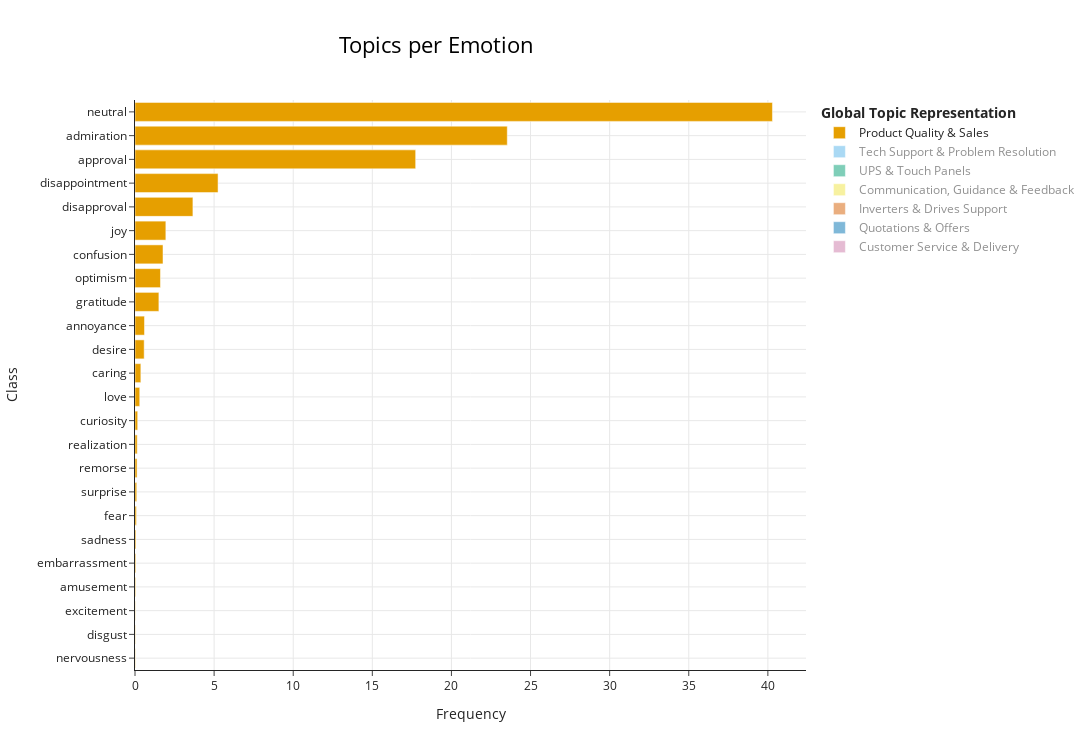

Here is the notebook cell this chart was saved with:
### Code cell
### Graph barchart topics by emotion

# visualize the topic representation of major topics per Emotions (28 different emotions):
fig = create_chart_per_class(df_full_commented, topic_model_merged, "single_emotion_label", 
                             custom_labels=True, 
                             percentage_by="Topic",
                            #  stacked=True,
                             title="Topics per Emotion", 
                             sortedBy="Frequency", 
                             width=1150, height=750)
# Save the figure as an HTML file
# save_graph_html(fig, "../data/graphs/Sentiment_Analysis/by_emotion/repartition_per_topic/global", "new_model_merged_per_emotion_pct")
fig

### Figure 1 — Plotly figure (JSON) as saved in the notebook; plotly's stock layout.template omitted (floating-point values rounded to 4 significant figures)
{"data": [{"hoverinfo": "text", "hovertext": ["<b>Topic Product Quality & Sales</b><br>Words: delivery time, products, market, deliveries, stock<br>Count: 2<br>Percentage: 0.02%", "<b>Topic Product Quality & Sales</b><br>Words: prices, discounts, awful, sales, price<br>Count: 3<br>Percentage: 0.02%", "<b>Topic Product Quality & Sales</b><br>Words: delivery time, delays, reporting, service, sales<br>Count: 3<br>Percentage: 0.02%", "<b>Topic Product Quality & Sales</b><br>Words: deliveries, delivery time, delivery, orders, deliver<br>Count: 5<br>Percentage: 0.04%", "<b>Topic Product Quality & Sales</b><br>Words: deliveries, quality, delivery time, delivery, issues<br>Count: 7<br>Percentage: 0.05%", "<b>Topic Product Quality & Sales</b><br>Words: resellers, products, product, vw3a3408, customers<br>Count: 8<br>Percentage: 0.06%", "<b>Topic Product Quality & Sales</b><br>Words: delivery, quality, manufacturer, customer, bpx<br>Count: 12<br>Percentage: 0.09%", "<b>Topic Product Quality & Sales</b><br>Words: manufacturers, frequency converters, contact person, electric, accessories<br>Count: 15<br>Percentage: 0.11%", "<b>Topic Product Quality & Sales</b><br>Words: plc, industrial, delivery, customers, problems<br>Count: 17<br>Percentage: 0.13%", "<b>Topic Product Quality & Sales</b><br>Words: delivery date, orders, invoice, delivery, ordering<br>Count: 18<br>Percentage: 0.14%", "<b>Topic Product Quality & Sales</b><br>Words: electricdirect, manufacturer, electric, prices, competitors<br>Count: 22<br>Percentage: 0.17%", "<b>Topic Product Quality & Sales</b><br>Words: plcs, plc, electrical, product line, electric<br>Count: 39<br>Percentage: 0.3%", "<b>Topic Product Quality & Sales</b><br>Words: quality, sales, customer service, products, customers<br>Count: 48<br>Percentage: 0.37%", "<b>Topic Product Quality & Sales</b><br>Words: technical support, electrical, electric, promotional, prices<br>Count: 76<br>Percentage: 0.58%", "<b>Topic Product Quality & Sales</b><br>Words: delays, customer service, orders, deliveries, customers<br>Count: 78<br>Percentage: 0.6%", "<b>Topic Product Quality & Sales</b><br>Words: deliveries, technical support, plc, sales, customer service<br>Count: 198<br>Percentage: 1.51%", "<b>Topic Product Quality & Sales</b><br>Words: logistics, deliveries, plc, delivery time, distributor<br>Count: 211<br>Percentage: 1.61%", "<b>Topic Product Quality & Sales</b><br>Words: distributor, customers, sales, delivery time, delivery<br>Count: 232<br>Percentage: 1.77%", "<b>Topic Product Quality & Sales</b><br>Words: customer service, customer, electric, products, sales representative<br>Count: 255<br>Percentage: 1.95%", "<b>Topic Product Quality & Sales</b><br>Words: customers, sales, customer, deliveries, electric<br>Count: 480<br>Percentage: 3.66%", "<b>Topic Product Quality & Sales</b><br>Words: deliveries, customers, service, sales, customer<br>Count: 688<br>Percentage: 5.25%", "<b>Topic Product Quality & Sales</b><br>Words: deliveries, delivery time, delivery, sales, customers<br>Count: 2325<br>Percentage: 17.74%", "<b>Topic Product Quality & Sales</b><br>Words: technical support, customer service, reliable, contactors, products<br>Count: 3084<br>Percentage: 23.53%", "<b>Topic Product Quality & Sales</b><br>Words: delivery time, delivery date, deliveries, sales, orders<br>Count: 5281<br>Percentage: 40.29%"], "marker": {"color": "#E69F00"}, "name": "Product Quality & Sales", "orientation": "h", "type": "bar", "visible": true, "x": [0.02, 0.02, 0.02, 0.04, 0.05, 0.06, 0.09, 0.11, 0.13, 0.14, 0.17, 0.3, 0.37, 0.58, 0.6, 1.51, 1.61, 1.77, 1.95, 3.66, 5.25, 17.74, 23.53, 40.29], "y": ["nervousness", "disgust", "excitement", "amusement", "embarrassment", "sadness", "fear", "surprise", "remorse", "realization", "curiosity", "love", "caring", "desire", "annoyance", "gratitude", "optimism", "confusion", "joy", "disapproval", "disappointment", "approval", "admiration", "neutral"]}, {"hoverinfo": "text", "hovertext": ["<b>Topic Tech Support & Problem Resolution</b><br>Words: questions, stupid, stop, question, inquiry<br>Count: 1<br>Percentage: 0.03%", "<b>Topic Tech Support & Problem Resolution</b><br>Words: accessibility, support, technical support, comments, concrete<br>Count: 1<br>Percentage: 0.03%", "<b>Topic Tech Support & Problem Resolution</b><br>Words: promptly, complete, realization, politely, immediate<br>Count: 1<br>Percentage: 0.03%", "<b>Topic Tech Support & Problem Resolution</b><br>Words: response time, timer, response, respond, responded<br>Count: 1<br>Percentage: 0.03%", "<b>Topic Tech Support & Problem Resolution</b><br>Words: technical support, technical, support, tech, reactive<br>Count: 1<br>Percentage: 0.03%", "<b>Topic Tech Support & Problem Resolution</b><br>Words: technical support, responsiveness, technical, tech, support<br>Count: 2<br>Percentage: 0.06%", "<b>Topic Tech Support & Problem Resolution</b><br>Words: support, technical support, satisfied, assistance, helped<br>Count: 2<br>Percentage: 0.06%", "<b>Topic Tech Support & Problem Resolution</b><br>Words: technical support, enthusiastic, support, technical, expertise<br>Count: 3<br>Percentage: 0.09%", "<b>Topic Tech Support & Problem Resolution</b><br>Words: competent, thorough, accurately, unexpected, surprised<br>Count: 4<br>Percentage: 0.12%", "<b>Topic Tech Support & Problem Resolution</b><br>Words: miserable, support, pity, assistance, assisted<br>Count: 4<br>Percentage: 0.12%", "<b>Topic Tech Support & Problem Resolution</b><br>Words: technical support, support, hoped, assistance, desired<br>Count: 5<br>Percentage: 0.15%", "<b>Topic Tech Support & Problem Resolution</b><br>Words: technical support, polite, technical, technicians, technician<br>Count: 8<br>Percentage: 0.25%", "<b>Topic Tech Support & Problem Resolution</b><br>Words: technical support, technical, technicians, technician, software<br>Count: 8<br>Percentage: 0.25%", "<b>Topic Tech Support & Problem Resolution</b><br>Words: technical support, technical, issues, technicians, problems<br>Count: 20<br>Percentage: 0.62%", "<b>Topic Tech Support & Problem Resolution</b><br>Words: technical support, response time, technicians, technical, problems<br>Count: 27<br>Percentage: 0.83%", "<b>Topic Tech Support & Problem Resolution</b><br>Words: response, technical support, complaint, responded, quick response<br>Count: 37<br>Percentage: 1.14%", "<b>Topic Tech Support & Problem Resolution</b><br>Words: assistance, helped, helps, helpful, helpfull<br>Count: 41<br>Percentage: 1.27%", "<b>Topic Tech Support & Problem Resolution</b><br>Words: technical support, support, technical, technicians, technician<br>Count: 52<br>Percentage: 1.61%", "<b>Topic Tech Support & Problem Resolution</b><br>Words: technical support, technical, support, technicians, technician<br>Count: 122<br>Percentage: 3.77%", "<b>Topic Tech Support & Problem Resolution</b><br>Words: technician, technicians, technical support, tech, technical<br>Count: 682<br>Percentage: 21.06%", "<b>Topic Tech Support & Problem Resolution</b><br>Words: quick response, answered, answers, response, precise<br>Count: 739<br>Percentage: 22.82%", "<b>Topic Tech Support & Problem Resolution</b><br>Words: technical support, technician, technical, technicians, tech<br>Count: 1477<br>Percentage: 45.61%"], "marker": {"color": "#56B4E9"}, "name": "Tech Support & Problem Resolution", "orientation": "h", "type": "bar", "visible": "legendonly", "x": [0.03, 0.03, 0.03, 0.03, 0.03, 0.06, 0.06, 0.09, 0.12, 0.12, 0.15, 0.25, 0.25, 0.62, 0.83, 1.14, 1.27, 1.61, 3.77, 21.06, 22.82, 45.61], "y": ["anger", "love", "realization", "curiosity", "nervousness", "fear", "remorse", "excitement", "surprise", "sadness", "desire", "annoyance", "optimism", "confusion", "disapproval", "joy", "caring", "disappointment", "gratitude", "admiration", "approval", "neutral"]}, {"hoverinfo": "text", "hovertext": ["<b>Topic UPS & Touch Panels</b><br>Words: screen, outdated, indecent, replacement, touch panel<br>Count: 1<br>Percentage: 0.05%", "<b>Topic UPS & Touch Panels</b><br>Words: batteries, battery, ups, replaced, removed<br>Count: 1<br>Percentage: 0.05%", "<b>Topic UPS & Touch Panels</b><br>Words: call back, call, returned, quickly, upss<br>Count: 2<br>Percentage: 0.11%", "<b>Topic UPS & Touch Panels</b><br>Words: telephone, phone, hearing, cable, call<br>Count: 2<br>Percentage: 0.11%", "<b>Topic UPS & Touch Panels</b><br>Words: apc, ups, upss, mitsubishi, technical support<br>Count: 2<br>Percentage: 0.11%", "<b>Topic UPS & Touch Panels</b><br>Words: workaround, defective, issue, bug, call back<br>Count: 6<br>Percentage: 0.32%", "<b>Topic UPS & Touch Panels</b><br>Words: touch panel, manual, panel, screen, interface<br>Count: 7<br>Percentage: 0.38%", "<b>Topic UPS & Touch Panels</b><br>Words: touch panel, touch, pfxgp4401tad, digital, panel<br>Count: 7<br>Percentage: 0.38%", "<b>Topic UPS & Touch Panels</b><br>Words: technical support, repairs, contact, touch panel, resolved<br>Count: 10<br>Percentage: 0.54%", "<b>Topic UPS & Touch Panels</b><br>Words: issue, resolved, error, problem, connecting<br>Count: 10<br>Percentage: 0.54%", "<b>Topic UPS & Touch Panels</b><br>Words: touch panel, call back, call, troubleshooting, troubleshoot<br>Count: 15<br>Percentage: 0.8%", "<b>Topic UPS & Touch Panels</b><br>Words: touch panel, panel, complaint, firmware, ups<br>Count: 19<br>Percentage: 1.02%", "<b>Topic UPS & Touch Panels</b><br>Words: touch panel, touch, panel, device, screen<br>Count: 22<br>Percentage: 1.18%", "<b>Topic UPS & Touch Panels</b><br>Words: gp4301, gp430, gp4000, dell, touch panel<br>Count: 26<br>Percentage: 1.39%", "<b>Topic UPS & Touch Panels</b><br>Words: touch panel, ups, panel, repair, touch<br>Count: 43<br>Percentage: 2.3%", "<b>Topic UPS & Touch Panels</b><br>Words: battery, bb3, software, gp470, batteries<br>Count: 52<br>Percentage: 2.79%", "<b>Topic UPS & Touch Panels</b><br>Words: ups, upss, troubleshooting, support, issue<br>Count: 115<br>Percentage: 6.16%", "<b>Topic UPS & Touch Panels</b><br>Words: ups, upss, technical support, warranty, customer<br>Count: 134<br>Percentage: 7.18%", "<b>Topic UPS & Touch Panels</b><br>Words: troubleshooting, repair, support, issue, ups<br>Count: 152<br>Percentage: 8.15%", "<b>Topic UPS & Touch Panels</b><br>Words: touch panel, panel, ups, touch, upss<br>Count: 335<br>Percentage: 17.95%", "<b>Topic UPS & Touch Panels</b><br>Words: touch panel, ups, panel, replacement, maintenance<br>Count: 905<br>Percentage: 48.5%"], "marker": {"color": "#009E73"}, "name": "UPS & Touch Panels", "orientation": "h", "type": "bar", "visible": "legendonly", "x": [0.05, 0.05, 0.11, 0.11, 0.11, 0.32, 0.38, 0.38, 0.54, 0.54, 0.8, 1.02, 1.18, 1.39, 2.3, 2.79, 6.16, 7.18, 8.15, 17.95, 48.5], "y": ["disgust", "excitement", "surprise", "sadness", "love", "remorse", "curiosity", "nervousness", "caring", "realization", "annoyance", "joy", "desire", "optimism", "confusion", "disapproval", "disappointment", "admiration", "gratitude", "approval", "neutral"]}, {"hoverinfo": "text", "hovertext": ["<b>Topic Communication, Guidance & Feedback</b><br>Words: carpentry, efficient, efficiency, fast, quickness<br>Count: 1<br>Percentage: 0.14%", "<b>Topic Communication, Guidance & Feedback</b><br>Words: health, team, business, professionalism, kindness<br>Count: 1<br>Percentage: 0.14%", "<b>Topic Communication, Guidance & Feedback</b><br>Words: feedback, lack, responses, responsiveness, promptness<br>Count: 1<br>Percentage: 0.14%", "<b>Topic Communication, Guidance & Feedback</b><br>Words: processing, feedback, speed, efficiency, efficient<br>Count: 1<br>Percentage: 0.14%", "<b>Topic Communication, Guidance & Feedback</b><br>Words: user friendly, uncomplicated, confusing, friendly, comments<br>Count: 1<br>Percentage: 0.14%", "<b>Topic Communication, Guidance & Feedback</b><br>Words: message, flexible, want, prompt, display<br>Count: 2<br>Percentage: 0.27%", "<b>Topic Communication, Guidance & Feedback</b><br>Words: feedback, attention, responses, application, promptness<br>Count: 2<br>Percentage: 0.27%", "<b>Topic Communication, Guidance & Feedback</b><br>Words: responsiveness, feedback, responsive, slowness, quality<br>Count: 7<br>Percentage: 0.96%", "<b>Topic Communication, Guidance & Feedback</b><br>Words: advice, tips, guidance, helpful, expert<br>Count: 8<br>Percentage: 1.09%", "<b>Topic Communication, Guidance & Feedback</b><br>Words: responsiveness, feedback, responding, perseverance, response<br>Count: 16<br>Percentage: 2.19%", "<b>Topic Communication, Guidance & Feedback</b><br>Words: advice, advise, guidance, competent, practice<br>Count: 65<br>Percentage: 8.88%", "<b>Topic Communication, Guidance & Feedback</b><br>Words: responsiveness, responsively, responsive, attention, effective<br>Count: 124<br>Percentage: 16.94%", "<b>Topic Communication, Guidance & Feedback</b><br>Words: quick response, response, quick, quickness, quickly<br>Count: 503<br>Percentage: 68.72%"], "marker": {"color": "#F0E442"}, "name": "Communication, Guidance & Feedback", "orientation": "h", "type": "bar", "visible": "legendonly", "x": [0.14, 0.14, 0.14, 0.14, 0.14, 0.27, 0.27, 0.96, 1.09, 2.19, 8.88, 16.94, 68.72], "y": ["optimism", "love", "annoyance", "disapproval", "confusion", "desire", "joy", "disappointment", "caring", "gratitude", "approval", "admiration", "neutral"]}, {"hoverinfo": "text", "hovertext": ["<b>Topic Inverters & Drives Support</b><br>Words: distributor, drives, speed drives, products, sales<br>Count: 1<br>Percentage: 0.18%", "<b>Topic Inverters & Drives Support</b><br>Words: inverters, inverter, atv71, pushback, atv630<br>Count: 1<br>Percentage: 0.18%", "<b>Topic Inverters & Drives Support</b><br>Words: atv320, vw3a1101, atv630, atv, catalog<br>Count: 1<br>Percentage: 0.18%", "<b>Topic Inverters & Drives Support</b><br>Words: atv320, inverters, inverter, atv, mitsubishi<br>Count: 2<br>Percentage: 0.36%", "<b>Topic Inverters & Drives Support</b><br>Words: customer service, drives, problems, customer, atv320<br>Count: 2<br>Percentage: 0.36%", "<b>Topic Inverters & Drives Support</b><br>Words: inverter, inverters, frequency inverters, invertor, electrical<br>Count: 3<br>Percentage: 0.54%", "<b>Topic Inverters & Drives Support</b><br>Words: atv312, atv, complaints, reliability, inverters<br>Count: 4<br>Percentage: 0.72%", "<b>Topic Inverters & Drives Support</b><br>Words: inverter, inverters, drives, drive, sales service<br>Count: 5<br>Percentage: 0.9%", "<b>Topic Inverters & Drives Support</b><br>Words: inverter, inverters, sales service, atv320, drives<br>Count: 5<br>Percentage: 0.9%", "<b>Topic Inverters & Drives Support</b><br>Words: drives, inverters, inverter, drive, manufacturer<br>Count: 11<br>Percentage: 1.99%", "<b>Topic Inverters & Drives Support</b><br>Words: inverters, inverter, invertor, atv320, motordrive<br>Count: 13<br>Percentage: 2.35%", "<b>Topic Inverters & Drives Support</b><br>Words: inverters, inverter, brands, consumers, quality<br>Count: 14<br>Percentage: 2.53%", "<b>Topic Inverters & Drives Support</b><br>Words: technical support, inverter, inverters, converters, drives<br>Count: 18<br>Percentage: 3.25%", "<b>Topic Inverters & Drives Support</b><br>Words: drives, speed drives, drive, altivar, atv320<br>Count: 27<br>Percentage: 4.87%", "<b>Topic Inverters & Drives Support</b><br>Words: atv320, atv930, atv630, atv32, atv31<br>Count: 34<br>Percentage: 6.14%", "<b>Topic Inverters & Drives Support</b><br>Words: inverters, inverter, frequency inverters, drives, atv320<br>Count: 88<br>Percentage: 15.88%", "<b>Topic Inverters & Drives Support</b><br>Words: technical support, inverter, inverters, customer support, technician<br>Count: 96<br>Percentage: 17.33%", "<b>Topic Inverters & Drives Support</b><br>Words: inverter, inverters, technical support, frequency inverters, factory<br>Count: 229<br>Percentage: 41.34%"], "marker": {"color": "#D55E00"}, "name": "Inverters & Drives Support", "orientation": "h", "type": "bar", "visible": "legendonly", "x": [0.18, 0.18, 0.18, 0.36, 0.36, 0.54, 0.72, 0.9, 0.9, 1.99, 2.35, 2.53, 3.25, 4.87, 6.14, 15.88, 17.33, 41.34], "y": ["love", "realization", "surprise", "nervousness", "remorse", "caring", "curiosity", "desire", "annoyance", "joy", "confusion", "optimism", "disapproval", "disappointment", "gratitude", "approval", "admiration", "neutral"]}, {"hoverinfo": "text", "hovertext": ["<b>Topic Quotations & Offers</b><br>Words: quotations, quotation, quoting, quotes, quoted<br>Count: 1<br>Percentage: 0.2%", "<b>Topic Quotations & Offers</b><br>Words: delivery time, delivery, products, quotes, quoting<br>Count: 1<br>Percentage: 0.2%", "<b>Topic Quotations & Offers</b><br>Words: covd, order, promptly, staffing, enquiry<br>Count: 1<br>Percentage: 0.2%", "<b>Topic Quotations & Offers</b><br>Words: quotations, quotes, quotation, received, resolved<br>Count: 2<br>Percentage: 0.41%", "<b>Topic Quotations & Offers</b><br>Words: quotations, quotes, quotation, quote, acceptance<br>Count: 3<br>Percentage: 0.61%", "<b>Topic Quotations & Offers</b><br>Words: payment, quotation, quotations, quotes, purchase<br>Count: 3<br>Percentage: 0.61%", "<b>Topic Quotations & Offers</b><br>Words: customer service, quotations, quoting, quoted, quotes<br>Count: 4<br>Percentage: 0.82%", "<b>Topic Quotations & Offers</b><br>Words: loadbanks, quotes, quote, quotations, distributor<br>Count: 4<br>Percentage: 0.82%", "<b>Topic Quotations & Offers</b><br>Words: quotation, response time, quote, replying, client<br>Count: 10<br>Percentage: 2.04%", "<b>Topic Quotations & Offers</b><br>Words: tariff, asco, customs, sourcing, received<br>Count: 17<br>Percentage: 3.48%", "<b>Topic Quotations & Offers</b><br>Words: bidding, inquiries, quotation, proposal, quotations<br>Count: 23<br>Percentage: 4.7%", "<b>Topic Quotations & Offers</b><br>Words: quotations, quotation, quoting, delayed, delivering<br>Count: 27<br>Percentage: 5.52%", "<b>Topic Quotations & Offers</b><br>Words: quotations, quotation, quotes, quote, feedback<br>Count: 52<br>Percentage: 10.63%", "<b>Topic Quotations & Offers</b><br>Words: quotations, quotes, quotation, quote, bid<br>Count: 52<br>Percentage: 10.63%", "<b>Topic Quotations & Offers</b><br>Words: response time, quoting, quotations, customer, quotes<br>Count: 289<br>Percentage: 59.1%"], "marker": {"color": "#0072B2"}, "name": "Quotations & Offers", "orientation": "h", "type": "bar", "visible": "legendonly", "x": [0.2, 0.2, 0.2, 0.41, 0.61, 0.61, 0.82, 0.82, 2.04, 3.48, 4.7, 5.52, 10.63, 10.63, 59.1], "y": ["surprise", "love", "realization", "caring", "joy", "optimism", "annoyance", "curiosity", "confusion", "gratitude", "disapproval", "disappointment", "admiration", "approval", "neutral"]}, {"hoverinfo": "text", "hovertext": ["<b>Topic Customer Service & Delivery</b><br>Words: deadlines, deadline, delays, delay, requests<br>Count: 1<br>Percentage: 0.21%", "<b>Topic Customer Service & Delivery</b><br>Words: deadlines, deadline, delays, delay, timing<br>Count: 1<br>Percentage: 0.21%", "<b>Topic Customer Service & Delivery</b><br>Words: wished, could, expectations, well, perfectly<br>Count: 1<br>Percentage: 0.21%", "<b>Topic Customer Service & Delivery</b><br>Words: liked, fits, improvement, agreed, best<br>Count: 2<br>Percentage: 0.41%", "<b>Topic Customer Service & Delivery</b><br>Words: artons, deadline, deadlines, schedule, production<br>Count: 2<br>Percentage: 0.41%", "<b>Topic Customer Service & Delivery</b><br>Words: deadlines, deadline, problems, delays, feedback<br>Count: 4<br>Percentage: 0.83%", "<b>Topic Customer Service & Delivery</b><br>Words: happy, pleased, smoothly, always, adequate<br>Count: 4<br>Percentage: 0.83%", "<b>Topic Customer Service & Delivery</b><br>Words: delays, deadlines, deadline, delay, proposal<br>Count: 5<br>Percentage: 1.04%", "<b>Topic Customer Service & Delivery</b><br>Words: delays, delay, deadlines, deadline, complaints<br>Count: 13<br>Percentage: 2.7%", "<b>Topic Customer Service & Delivery</b><br>Words: service, welcome, send, xlsx, appreciation<br>Count: 25<br>Percentage: 5.19%", "<b>Topic Customer Service & Delivery</b><br>Words: service, excellent, amazing, wonderful, great<br>Count: 109<br>Percentage: 22.61%", "<b>Topic Customer Service & Delivery</b><br>Words: fine, everything, perfectly, usual, worked<br>Count: 127<br>Percentage: 26.35%", "<b>Topic Customer Service & Delivery</b><br>Words: deadlines, deadline, delays, schedule, expectations<br>Count: 188<br>Percentage: 39.0%"], "marker": {"color": "#CC79A7"}, "name": "Customer Service & Delivery", "orientation": "h", "type": "bar", "visible": "legendonly", "x": [0.21, 0.21, 0.21, 0.41, 0.41, 0.83, 0.83, 1.04, 2.7, 5.19, 22.61, 26.35, 39], "y": ["curiosity", "optimism", "desire", "love", "annoyance", "disapproval", "joy", "confusion", "disappointment", "gratitude", "admiration", "approval", "neutral"]}], "layout": {"barmode": "group", "height": 750, "hoverlabel": {"bgcolor": "white", "font": {"family": "Rockwell", "size": 16}}, "legend": {"title": {"text": "<b>Global Topic Representation"}}, "title": {"font": {"color": "Black", "size": 22}, "text": "Topics per Emotion", "x": 0.4, "xanchor": "center", "y": 0.95, "yanchor": "top"}, "width": 1150, "xaxis": {"showgrid": true, "title": {"text": "Frequency"}}, "yaxis": {"showgrid": true, "title": {"text": "Class"}}}}
